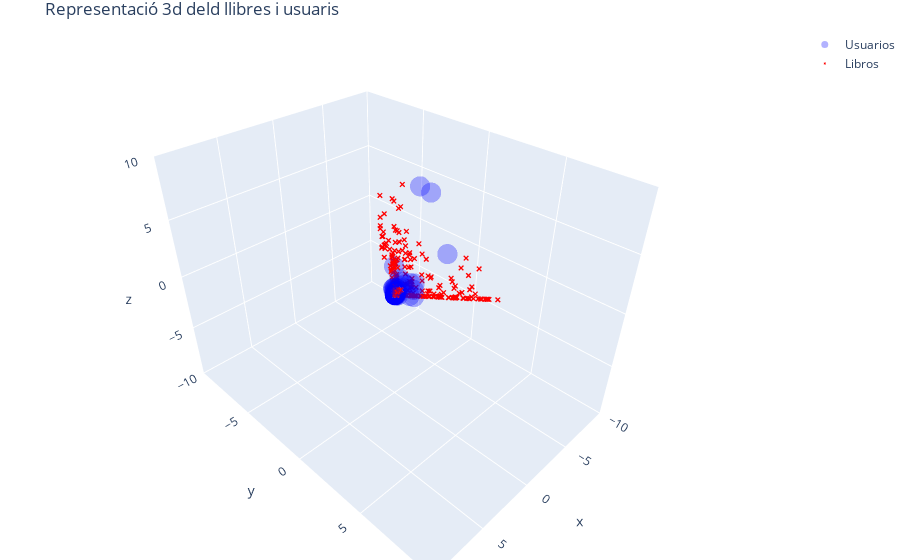

The cell this chart's notebook holds for it:
### Code cell
fig = go.Figure()

# Usuaris (Punts blaus)
fig.add_trace(go.Scatter3d(
    x=usuarios_3d[:, 0], y=usuarios_3d[:, 1], z=usuarios_3d[:, 2],
    mode='markers', 
    marker=dict(size=7, color='blue', opacity=0.3),
    name='Usuarios',
    hovertext=[f"Usuario {i}" for i in range(len(usuarios_3d))], # Info al passar el ratoli
    hoverinfo='text'
))

# Llibres (creus vermelles)
fig.add_trace(go.Scatter3d(
    x=libros_3d[:, 0], y=libros_3d[:, 1], z=libros_3d[:, 2],
    mode='markers', # Solo puntos/cruces, sin texto fijo
    marker=dict(size=2, color='red', symbol='x'),
    name='Libros',
    hovertext=nombres_para_grafico, # Titols de llibres només al hover
    hoverinfo='text'
))

# Ajustem el grafic per que el centre sigui el 0
fig.update_layout(
    title="Representació 3d deld llibres i usuaris",
    scene=dict(
        xaxis=dict(range=[-10, 10]),
        yaxis=dict(range=[-10, 10]),
        zaxis=dict(range=[-10, 10])
    ),
    margin=dict(l=0, r=0, b=0, t=30)
)

fig.show()

### Figure 1 — Plotly figure (JSON) as saved in the notebook; plotly's stock layout.template omitted (floating-point values rounded to 4 significant figures; data arrays with more than 128 entries replaced by an {"elided": "..."} marker saying what was removed)
{"data": [{"hoverinfo": "text", "hovertext": {"elided": "700 str values"}, "marker": {"color": "blue", "opacity": 0.3, "size": 7}, "mode": "markers", "name": "Usuarios", "type": "scatter3d", "x": {"elided": "700 float values"}, "y": {"elided": "700 float values"}, "z": {"elided": "700 float values"}}, {"hoverinfo": "text", "hovertext": {"elided": "1000 str values"}, "marker": {"color": "red", "size": 2, "symbol": "x"}, "mode": "markers", "name": "Libros", "type": "scatter3d", "x": {"elided": "1000 float values"}, "y": {"elided": "1000 float values"}, "z": {"elided": "1000 float values"}}], "layout": {"margin": {"b": 0, "l": 0, "r": 0, "t": 30}, "scene": {"xaxis": {"range": [-10, 10]}, "yaxis": {"range": [-10, 10]}, "zaxis": {"range": [-10, 10]}}, "title": {"text": "Representació 3d deld llibres i usuaris"}}}
